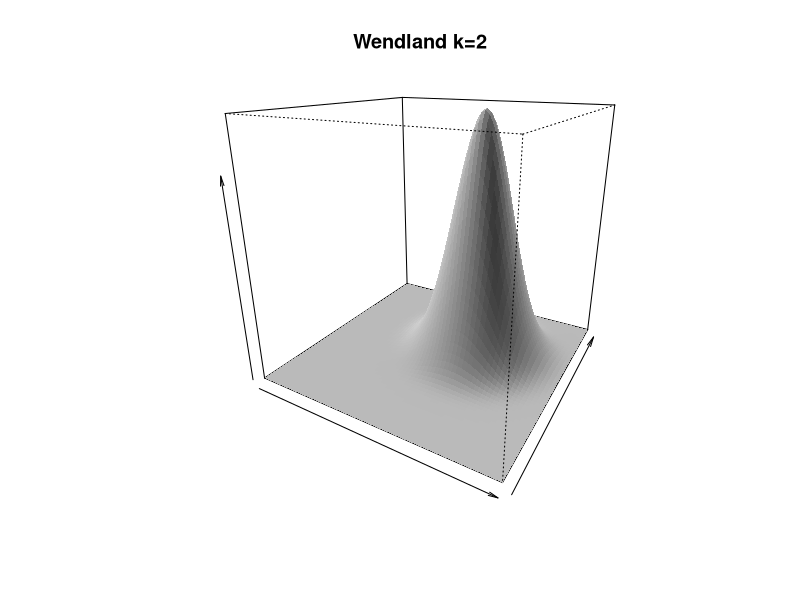

Here is the R script that generated this plot: (Note: this script raises an error after producing the figure.)
## ---- chunk 1
knitr::opts_chunk$set(echo = TRUE, cache=TRUE)
library(fields)
library(colorspace)
## ---- chunk 2
dt<- seq( 0,1.5,, 200)
# a radial basis function using the Wendland. the "knot" is at (.25,.25)
gl<- list( x= seq( -1,1,,60), y = seq( -1,1,,60) )
bigD<- rdist( make.surface.grid( gl), matrix( c(.25,.25), nrow=1))
RBF<- matrix(Wendland( bigD, k=2, dimension=2), 60,60)
# perspective with some useful settings for shading.
persp( gl$x, gl$y, RBF, theta=30, phi=20, shade=.3, border=NA, col="grey90", main="Wendland k=2", xlab="", ylab="", zlab="")
## ---- chunk 3
   spherical <-  function (x1, x2=NULL, theta=1, C=NA, Distance="rdist" ) {
       if (is.null(x2)) {x2 <- x1}
       if (Distance == "rdist.earth"){
         r <- rdist.earth(x1,x2)
       }else {r <- rdist(x1,x2) }
       if (is.na(C[1]) ) {
           return( ifelse(r<theta , 1 - 3*r / (2*theta) + (1/2) * (r/theta)^3,0))
       }
       if (!is.na(C[1])) {
           return( ifelse(r<theta , 1 - 3*r / (2*theta) + (1/2) * (r/theta)^3,0) %*% C)
       }
   }


spherical.d <- function(d, theta=1)
{
  return( ifelse(d<theta , 1 - 3*d / (2*theta) + (1/2) * (d/theta)^3,0))
}
## ---- chunk 4
data(COmonthlyMet)
y <- CO.tmax.MAM.climate
x <- CO.elev  
grd <- as.matrix(CO.loc)

keep <- !is.na(y)      #removing all NA's from the temperatures
y <- y[keep]
x <- x[keep]
grd <- grd[keep,]
rm(keep)

fit <- Krig(grd,y, cov.function = "spherical",theta=60, Distance="rdist.earth")
fit2 <- Krig(grd,y,Covariance = "spherical.d", theta=60, Distance="rdist.earth")
fit3 <- Krig(grd,y,Covariance="Matern",theta=60, Distance="rdist.earth")

rainbow <- rainbow_hcl(n=50)

par(mfrow=c(1,3))
surface(fit, main="Spherical Covariance",col=rainbow)
surface(fit2, main="Spherical Covariance (alternative)",col=rainbow)
surface(fit3, main="Matern Covariance",col=rainbow)
## ---- chunk 5
data( ozone2)
x<- ozone2$lon.lat
y<- ozone2$y[16,]
good<- !is.na( y)
x<- x[good,]
y<- y[good]
# Note that default covariance is exponential and default taper is Wendland (k=2).
temp <- stationary.taper.cov( x[1:3,],x[1:10,], theta=1.5, Taper.args= list(k=2,theta=2.0,dimension=2) )
temp2<- Exp.cov( x[1:3,],x[1:10,], theta=1.5) * Wendland(rdist(x[1:3,],x[1:10,]),theta= 2.0, k=2, dimension=2)
test.for.zero( as.matrix(temp), temp2)
## ---- chunk 6
spatialProcess(x,y, cov.function = "stationary.taper.cov", theta=1.5,cov.args = 
       list(Taper.args= list(k=2, dimension=2,theta=2.0) )) -> out2
spatialProcess(x,y, theta= 1.5)-> out
set.panel(1,2)
surface(out, main="Exponential",smallplot= c(.89,.9,0.2,.8) ,zlim=c(15,170),col=rev(heat_hcl(50)))
surface(out2, main="Exponential * Wendland",smallplot= c(.89,.9,0.2,.8),zlim=c(15,170),col=rev(heat_hcl(50)))
